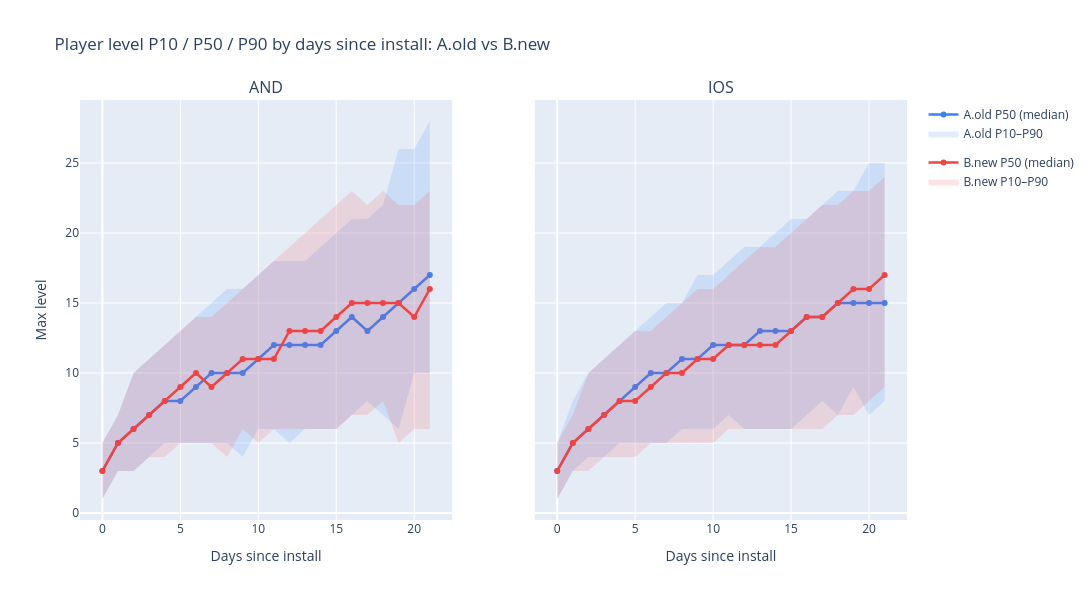

This figure's notebook cell:
### Markdown cell above
### Percentile max level reached

### Code cell
# Band chart: P10/P50/P90 level progression comparison between A.old and B.new
plot_percentile_comparison(level_pcts_by_group, percentile='all')

# To inspect a single percentile with diff bar:
# plot_percentile_comparison(level_pcts_by_group, percentile='p50')
# plot_percentile_comparison(level_pcts_by_group, percentile='p10')
# plot_percentile_comparison(level_pcts_by_group, percentile='p90')

### Figure 1 — Plotly figure (JSON) as saved in the notebook; plotly's stock layout.template omitted (floating-point values rounded to 4 significant figures)
{"data": [{"hovertemplate": "P10: %{y:.0f}<extra></extra>", "legendgroup": "A.old", "line": {"width": 0}, "mode": "lines", "showlegend": false, "type": "scatter", "x": [0, 1, 2, 3, 4, 5, 6, 7, 8, 9, 10, 11, 12, 13, 14, 15, 16, 17, 18, 19, 20, 21], "xaxis": "x", "y": [1, 3, 3, 4, 5, 5, 5, 5, 5, 4, 6, 6, 5, 6, 6, 6, 7, 8, 7, 6, 10, 10], "yaxis": "y"}, {"fill": "tonexty", "fillcolor": "rgba(59,130,246,0.15)", "hovertemplate": "P90: %{y:.0f}<extra></extra>", "legendgroup": "A.old", "line": {"width": 0}, "mode": "lines", "name": "A.old P10–P90", "showlegend": true, "type": "scatter", "x": [0, 1, 2, 3, 4, 5, 6, 7, 8, 9, 10, 11, 12, 13, 14, 15, 16, 17, 18, 19, 20, 21], "xaxis": "x", "y": [5, 7, 10, 11, 12, 13, 14, 15, 16, 16, 17, 18, 18, 18, 19, 20, 21, 21, 22, 26, 26, 28], "yaxis": "y"}, {"hovertemplate": "P50: %{y:.0f}<extra></extra>", "legendgroup": "A.old", "line": {"color": "rgba(59,130,246,1)", "width": 2.5}, "mode": "lines+markers", "name": "A.old P50 (median)", "showlegend": true, "type": "scatter", "x": [0, 1, 2, 3, 4, 5, 6, 7, 8, 9, 10, 11, 12, 13, 14, 15, 16, 17, 18, 19, 20, 21], "xaxis": "x", "y": [3, 5, 6, 7, 8, 8, 9, 10, 10, 10, 11, 12, 12, 12, 12, 13, 14, 13, 14, 15, 16, 17], "yaxis": "y"}, {"hovertemplate": "P10: %{y:.0f}<extra></extra>", "legendgroup": "B.new", "line": {"width": 0}, "mode": "lines", "showlegend": false, "type": "scatter", "x": [0, 1, 2, 3, 4, 5, 6, 7, 8, 9, 10, 11, 12, 13, 14, 15, 16, 17, 18, 19, 20, 21], "xaxis": "x", "y": [1, 3, 3, 4, 4, 5, 5, 5, 4, 6, 5, 6, 6, 6, 6, 6, 7, 7, 8, 5, 6, 6], "yaxis": "y"}, {"fill": "tonexty", "fillcolor": "rgba(239,68,68,0.15)", "hovertemplate": "P90: %{y:.0f}<extra></extra>", "legendgroup": "B.new", "line": {"width": 0}, "mode": "lines", "name": "B.new P10–P90", "showlegend": true, "type": "scatter", "x": [0, 1, 2, 3, 4, 5, 6, 7, 8, 9, 10, 11, 12, 13, 14, 15, 16, 17, 18, 19, 20, 21], "xaxis": "x", "y": [5, 7, 10, 11, 12, 13, 14, 14, 15, 16, 17, 18, 19, 20, 21, 22, 23, 22, 23, 22, 22, 23], "yaxis": "y"}, {"hovertemplate": "P50: %{y:.0f}<extra></extra>", "legendgroup": "B.new", "line": {"color": "rgba(239,68,68,1)", "width": 2.5}, "mode": "lines+markers", "name": "B.new P50 (median)", "showlegend": true, "type": "scatter", "x": [0, 1, 2, 3, 4, 5, 6, 7, 8, 9, 10, 11, 12, 13, 14, 15, 16, 17, 18, 19, 20, 21], "xaxis": "x", "y": [3, 5, 6, 7, 8, 9, 10, 9, 10, 11, 11, 11, 13, 13, 13, 14, 15, 15, 15, 15, 14, 16], "yaxis": "y"}, {"hovertemplate": "P10: %{y:.0f}<extra></extra>", "legendgroup": "A.old", "line": {"width": 0}, "mode": "lines", "showlegend": false, "type": "scatter", "x": [0, 1, 2, 3, 4, 5, 6, 7, 8, 9, 10, 11, 12, 13, 14, 15, 16, 17, 18, 19, 20, 21], "xaxis": "x2", "y": [1, 3, 4, 4, 5, 5, 5, 5, 6, 6, 6, 7, 6, 6, 6, 6, 7, 8, 7, 9, 7, 8], "yaxis": "y2"}, {"fill": "tonexty", "fillcolor": "rgba(59,130,246,0.15)", "hovertemplate": "P90: %{y:.0f}<extra></extra>", "legendgroup": "A.old", "line": {"width": 0}, "mode": "lines", "name": "A.old P10–P90", "showlegend": false, "type": "scatter", "x": [0, 1, 2, 3, 4, 5, 6, 7, 8, 9, 10, 11, 12, 13, 14, 15, 16, 17, 18, 19, 20, 21], "xaxis": "x2", "y": [5, 8, 10, 11, 12, 13, 14, 15, 15, 17, 17, 18, 19, 19, 20, 21, 21, 22, 23, 23, 25, 25], "yaxis": "y2"}, {"hovertemplate": "P50: %{y:.0f}<extra></extra>", "legendgroup": "A.old", "line": {"color": "rgba(59,130,246,1)", "width": 2.5}, "mode": "lines+markers", "name": "A.old P50 (median)", "showlegend": false, "type": "scatter", "x": [0, 1, 2, 3, 4, 5, 6, 7, 8, 9, 10, 11, 12, 13, 14, 15, 16, 17, 18, 19, 20, 21], "xaxis": "x2", "y": [3, 5, 6, 7, 8, 9, 10, 10, 11, 11, 12, 12, 12, 13, 13, 13, 14, 14, 15, 15, 15, 15], "yaxis": "y2"}, {"hovertemplate": "P10: %{y:.0f}<extra></extra>", "legendgroup": "B.new", "line": {"width": 0}, "mode": "lines", "showlegend": false, "type": "scatter", "x": [0, 1, 2, 3, 4, 5, 6, 7, 8, 9, 10, 11, 12, 13, 14, 15, 16, 17, 18, 19, 20, 21], "xaxis": "x2", "y": [1, 3, 3, 4, 4, 4, 5, 5, 5, 5, 5, 6, 6, 6, 6, 6, 6, 6, 7, 7, 8, 9], "yaxis": "y2"}, {"fill": "tonexty", "fillcolor": "rgba(239,68,68,0.15)", "hovertemplate": "P90: %{y:.0f}<extra></extra>", "legendgroup": "B.new", "line": {"width": 0}, "mode": "lines", "name": "B.new P10–P90", "showlegend": false, "type": "scatter", "x": [0, 1, 2, 3, 4, 5, 6, 7, 8, 9, 10, 11, 12, 13, 14, 15, 16, 17, 18, 19, 20, 21], "xaxis": "x2", "y": [5, 7, 10, 11, 12, 13, 13, 14, 15, 16, 16, 17, 18, 19, 19, 20, 21, 22, 22, 23, 23, 24], "yaxis": "y2"}, {"hovertemplate": "P50: %{y:.0f}<extra></extra>", "legendgroup": "B.new", "line": {"color": "rgba(239,68,68,1)", "width": 2.5}, "mode": "lines+markers", "name": "B.new P50 (median)", "showlegend": false, "type": "scatter", "x": [0, 1, 2, 3, 4, 5, 6, 7, 8, 9, 10, 11, 12, 13, 14, 15, 16, 17, 18, 19, 20, 21], "xaxis": "x2", "y": [3, 5, 6, 7, 8, 8, 9, 10, 10, 11, 11, 12, 12, 12, 12, 13, 14, 14, 15, 16, 16, 17], "yaxis": "y2"}], "layout": {"annotations": [{"font": {"size": 16}, "showarrow": false, "text": "AND", "x": 0.225, "xanchor": "center", "xref": "paper", "y": 1, "yanchor": "bottom", "yref": "paper"}, {"font": {"size": 16}, "showarrow": false, "text": "IOS", "x": 0.775, "xanchor": "center", "xref": "paper", "y": 1, "yanchor": "bottom", "yref": "paper"}], "height": 600, "title": {"text": "Player level P10 / P50 / P90 by days since install: A.old vs B.new"}, "width": 1500, "xaxis": {"anchor": "y", "domain": [0, 0.45], "title": {"text": "Days since install"}}, "xaxis2": {"anchor": "y2", "domain": [0.55, 1], "title": {"text": "Days since install"}}, "yaxis": {"anchor": "x", "domain": [0, 1], "title": {"text": "Max level"}}, "yaxis2": {"anchor": "x2", "domain": [0, 1], "matches": "y", "showticklabels": false}}}
